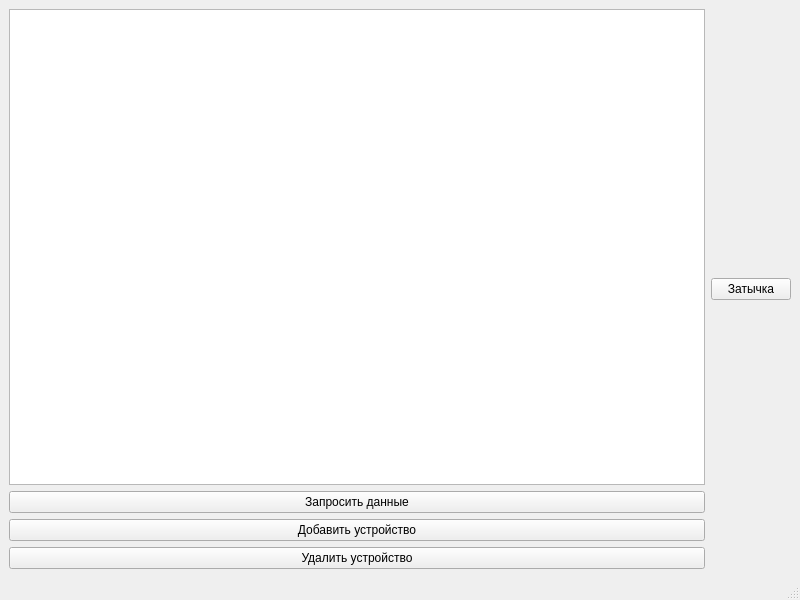
<?xml version="1.0" encoding="UTF-8"?>
<ui version="4.0">
 <class>MainWindow</class>
 <widget class="QMainWindow" name="MainWindow">
  <property name="geometry">
   <rect>
    <x>0</x>
    <y>0</y>
    <width>800</width>
    <height>600</height>
   </rect>
  </property>
  <property name="windowTitle">
   <string>Мониторинг</string>
  </property>
  <widget class="QWidget" name="centralwidget">
   <layout class="QHBoxLayout" name="horizontalLayout_2">
    <item>
     <layout class="QHBoxLayout" name="horizontalLayout">
      <item>
       <layout class="QVBoxLayout" name="verticalLayout">
        <item>
         <widget class="QTableView" name="tblvwDevices"/>
        </item>
        <item>
         <widget class="QPushButton" name="btnRequestDevices">
          <property name="text">
           <string>Запросить данные</string>
          </property>
         </widget>
        </item>
        <item>
         <widget class="QPushButton" name="btnAddNewDevice">
          <property name="text">
           <string>Добавить устройство</string>
          </property>
         </widget>
        </item>
        <item>
         <widget class="QPushButton" name="btnDeleteDevice">
          <property name="text">
           <string>Удалить устройство</string>
          </property>
         </widget>
        </item>
       </layout>
      </item>
      <item>
       <layout class="QVBoxLayout" name="verticalLayout_2">
        <item>
         <widget class="QPushButton" name="btn">
          <property name="text">
           <string>Затычка</string>
          </property>
         </widget>
        </item>
       </layout>
      </item>
     </layout>
    </item>
   </layout>
  </widget>
  <widget class="QMenuBar" name="menubar">
   <property name="geometry">
    <rect>
     <x>0</x>
     <y>0</y>
     <width>800</width>
     <height>25</height>
    </rect>
   </property>
  </widget>
  <widget class="QStatusBar" name="statusbar"/>
 </widget>
 <resources/>
 <connections/>
</ui>
